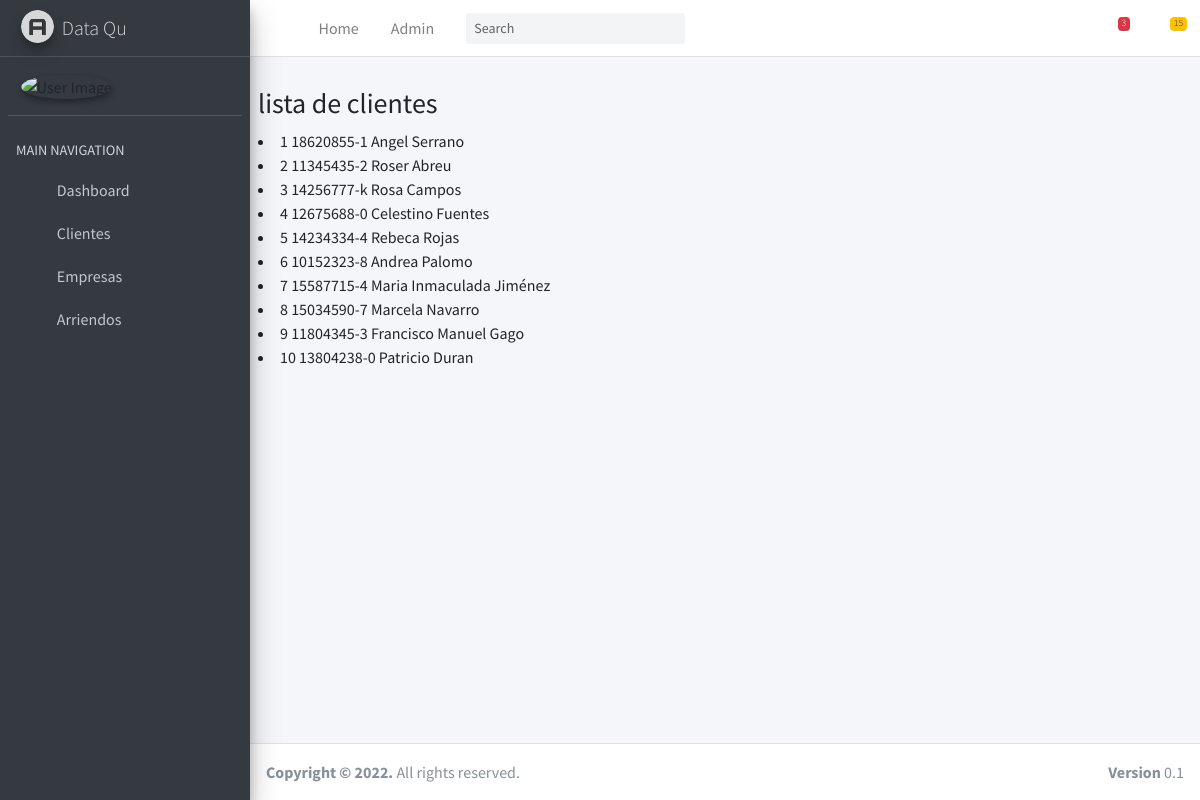
The page /cliente/details/ on the database its author committed.
### cliente/models.py (models this page shows)
class Cliente(models.Model):
    id = models.IntegerField(primary_key=True)
    rut = models.CharField(max_length=20)
    name = models.CharField(max_length=200)
    lastname = models.CharField(max_length=200)
    def __str__(self):
        return '{} {} {} {}'.format(self.id, self.rut, self.name,self.lastname)

### cliente/views.py (the view)
# urls.py: path('details/', views.getClientIds, name='clientes'),
def getClientIds(request):
    clientes = Cliente.objects.all()
    return render(request, "clientes/clientes.html", {
        "clientes": clientes
    })

### templates/clientes/clientes.html (shortened to what this page needs)
{% extends 'adminlte/base.html' %} {% block content %}
<h3>lista de clientes </h3>
{% if clientes %}
{% for clte in clientes  %}
<li> {{ clte }}</li>
{% endfor %}
{% else %}
<p> No existen clientes actualmente </p>
{% endif %}
 {% endblock %}

### templates/adminlte/base.html (shortened to what this page needs)
{% load adminlte_helpers i18n %}
{% load static %}<!DOCTYPE html>
<html>
<head>
    {% block stylesheets %}
        {% include 'adminlte/lib/_styles.html' %}
    {% endblock %}
</head>
<body class="hold-transition sidebar-mini {% block body_class %}{% block bodyclass %}{% endblock %}{% endblock %}">
{% block body %}
    <div class="wrapper">
        {% block nav_header %}
            {% include 'adminlte/lib/_main_header.html' %}
        {% endblock %}
        {% block nav_sidebar %}
            {% include 'adminlte/lib/_main_sidebar.html' %}
        {% endblock %}
        {% block content_wrapper %}
        <div class="content-wrapper">
            {% block content_header %}
                <section class="content-header">
                </section>
            {% endblock %}
            {% block content_outer %}
            <section class="content">
                {% block content_block_wrap %}
                    {% block content %}{% endblock %}
                {% endblock %}
            </section>
            {% endblock %}
        </div>
        {% endblock content_wrapper %}
        {% block nav_footer %}
            {% include 'adminlte/lib/_main_footer.html' %}
        {% endblock %}
    </div>
{% endblock body %}
</body>
</html>

### templates/adminlte/lib/_styles.html (shortened to what this page needs)
{% load static %}
{% block styles %}
<link rel="stylesheet" href="{% static 'admin-lte/plugins/fontawesome-free/css/all.min.css' %}">
<link rel="stylesheet" href="https://code.ionicframework.com/ionicons/2.0.1/css/ionicons.min.css">
<link rel="stylesheet" type="text/css" href="{% static 'admin-lte/dist/css/adminlte.min.css' %}">
<link rel="stylesheet" type="text/css" href="{% static 'admin-lte/plugins/icheck-bootstrap/icheck-bootstrap.min.css' %}">
{% endblock %}

### templates/adminlte/lib/_main_header.html (shortened to what this page needs)
{% load adminlte_helpers i18n %}
{% load static %}
<nav class="main-header navbar navbar-expand navbar-white navbar-light">
    {% block nav_bar %}
    <ul class="navbar-nav">
        <li class="nav-item">
            <a class="nav-link" data-widget="pushmenu" href="#"><i class="fas fa-bars"></i></a>
        </li>
        <li class="nav-item d-none d-sm-inline-block">
            <a href="/" class="nav-link">Home</a>
        </li>
        <li class="nav-item d-none d-sm-inline-block">
            <a href="/admin" class="nav-link">Admin</a>
        </li>
    </ul>
    {% block nav_bar_center %}
    <form class="form-inline ml-3">
        <div class="input-group input-group-sm">
            <input class="form-control form-control-navbar" type="search" placeholder="Search" aria-label="Search">
            <div class="input-group-append">
                <button class="btn btn-navbar" type="submit">
                    <i class="fas fa-search"></i>
                </button>
            </div>
        </div>
    </form>
    {% endblock %}
    {% block nav_custom_menu %}
    <ul class="navbar-nav ml-auto">
        <ul class="nav navbar-nav">
            {% block header_dropdowns %}
            <li class="nav-item dropdown">
                <a class="nav-link" data-toggle="dropdown" href="#">
                    <i class="far fa-comments fa-2x"></i>
                    <span class="badge badge-danger navbar-badge">3</span>
                </a>
            </li>
            <li class="nav-item dropdown">
                <a class="nav-link" data-toggle="dropdown" href="#">
                    <i class="far fa-bell fa-2x"></i>
                    <span class="badge badge-warning navbar-badge">15</span>
                </a>
            </li>
            {% endblock header_dropdowns %}
        </ul>
    </ul>
        {% endblock nav_custom_menu %}
{% endblock %}
</nav>

### templates/adminlte/lib/_main_sidebar.html (shortened to what this page needs)
{% load adminlte_helpers %}
{%load static %}
<aside class="main-sidebar sidebar-dark-primary elevation-4">
    {% block logo %}
        <a href="/" class="brand-link">
            <img src="{%static 'admin-lte/dist/img/AdminLTELogo.png' %}" alt="AdminLTE Logo" class="brand-image img-circle elevation-3" style="opacity: .8">
            {% block logo_text %}<span class="brand-text font-weight-light">Data Qu </span>{% endblock %}
        </a>
    {% endblock %}
    <div class="sidebar">
        {% block user_panel %}
      <div class="user-panel mt-3 pb-3 mb-3 d-flex">
        <div class="image">
          <img src="{% avatar_url size=90 %}" class="img-circle elevation-2" alt="User Image">
        </div>
        <div class="info">
        </div>
      </div>
        {% endblock %}
        {% block nav_links_ul %}
        <nav class="mt-2">
            <ul class="nav nav-pills nav-sidebar flex-column" data-widget="treeview" role="menu" data-accordion="false">
            {% block nav_links_outer %}
            <li class="nav-header">{% block nav_heading %}MAIN NAVIGATION{% endblock %}</li>
            {% block nav_links %}
                <li class="nav-item">
                    <a href="#" class="nav-link">
                        <i class="nav-icon fas fa-tachometer-alt"></i>
                        <p>Dashboard</p>
                    </a>
                </li>
                <li class="nav-item">
                        <a href="#" class="nav-link">
                            <i class="nav-icon fas fa-users"></i>
                            <p>Clientes</p>
                        </a>
                    </li>
                    <li class="nav-item">
                        <a href="#" class="nav-link">
                            <i class="nav-icon fas fa-building"></i>
                            <p>Empresas</p>
                        </a>
                    </li>
                    <li class="nav-item">
                        <a href="#" class="nav-link">
                            <i class="nav-icon fas fa-campground"></i>
                            <p>Arriendos</p>
                        </a>
                    </li>
            {% endblock nav_links %}
            {% endblock nav_links_outer %}
            </ul>
            </nav>
        {% endblock nav_links_ul %}
    </div>
</aside>

### templates/adminlte/lib/_scripts.html (shortened to what this page needs)
{% load static %}

### templates/adminlte/lib/_main_footer.html (shortened to what this page needs)
<footer class="main-footer">
        <div class="float-right d-none d-sm-block">
        {% block footer_right %}
            <b>Version</b> {% block version %}0.1{% endblock %}
        {% endblock %}
    </div>
    {% block footer_left %}
    {% block legal %}
    <strong>Copyright &copy; {% now "Y" %}{% if not site %}.{% endif %}
    </strong> All rights
    reserved.
    {% endblock %}
    {% endblock %}
</footer>

### rows shown on the page
Cliente: id+rut+name "1 18620855-1 Angel Serrano"
Cliente: id+rut+name "2 11345435-2 Roser Abreu"
Cliente: id+rut+name "3 14256777-k Rosa Campos"
Cliente: id+rut+name "4 12675688-0 Celestino Fuentes"
Cliente: id+rut+name "5 14234334-4 Rebeca Rojas"
Cliente: id+rut+name "6 10152323-8 Andrea Palomo"
Cliente: id+rut+name "7 15587715-4 Maria Inmaculada Jiménez"
Cliente: id+rut+name "8 15034590-7 Marcela Navarro"
Cliente: id+rut+name "9 11804345-3 Francisco Manuel Gago"
Cliente: id+rut+name "10 13804238-0 Patricio Duran"
